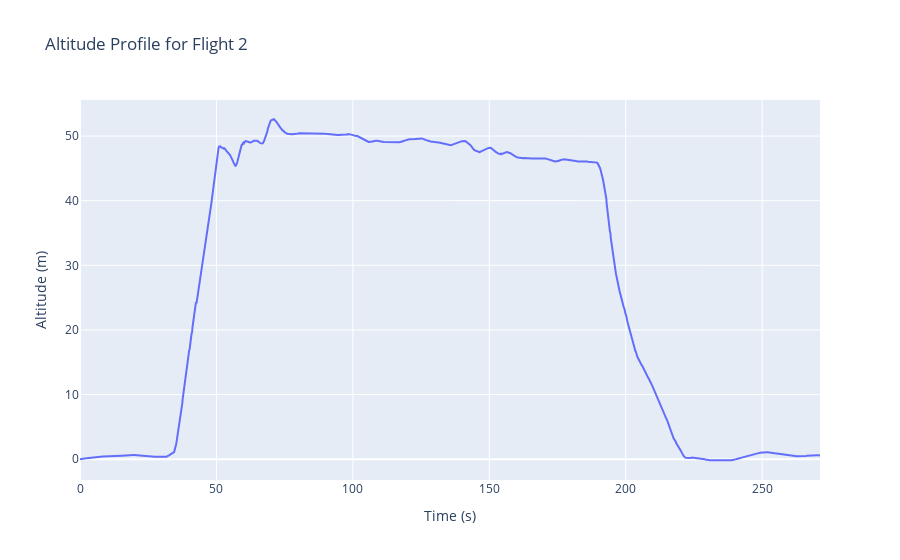

Write notebook code for a chart like this one.
### Code cell
# Compute altitude relative to takeoff (up = positive)
df["altitude_measured"] = df["position_z"] - df.groupby("flight")["position_z"].transform("first")



# choose a flight
flight_id = 2
d = df[df["flight"] == flight_id]

fig = go.Figure()
fig.add_trace(go.Scatter(
    x=d["time"], y=d["altitude_measured"],
    mode="lines",
    line=dict(width=2),
    name=f"Flight {flight_id}",
    hovertemplate="Time: %{x:.2f}s<br>Altitude: %{y:.2f} m"
))
fig.update_layout(
    title=f"Altitude Profile for Flight {flight_id}",
    xaxis_title="Time (s)",
    yaxis_title="Altitude (m)",
)
fig.show()

### Figure 1 — Plotly figure (JSON) as saved in the notebook; plotly's stock layout.template omitted (floating-point values rounded to 4 significant figures; data arrays with more than 128 entries replaced by an {"elided": "..."} marker saying what was removed)
{"data": [{"hovertemplate": "Time: %{x:.2f}s<br>Altitude: %{y:.2f} m", "line": {"width": 2}, "mode": "lines", "name": "Flight 2", "type": "scatter", "x": {"elided": "1809 float values"}, "y": {"elided": "1809 float values"}}], "layout": {"title": {"text": "Altitude Profile for Flight 2"}, "xaxis": {"title": {"text": "Time (s)"}}, "yaxis": {"title": {"text": "Altitude (m)"}}}}
